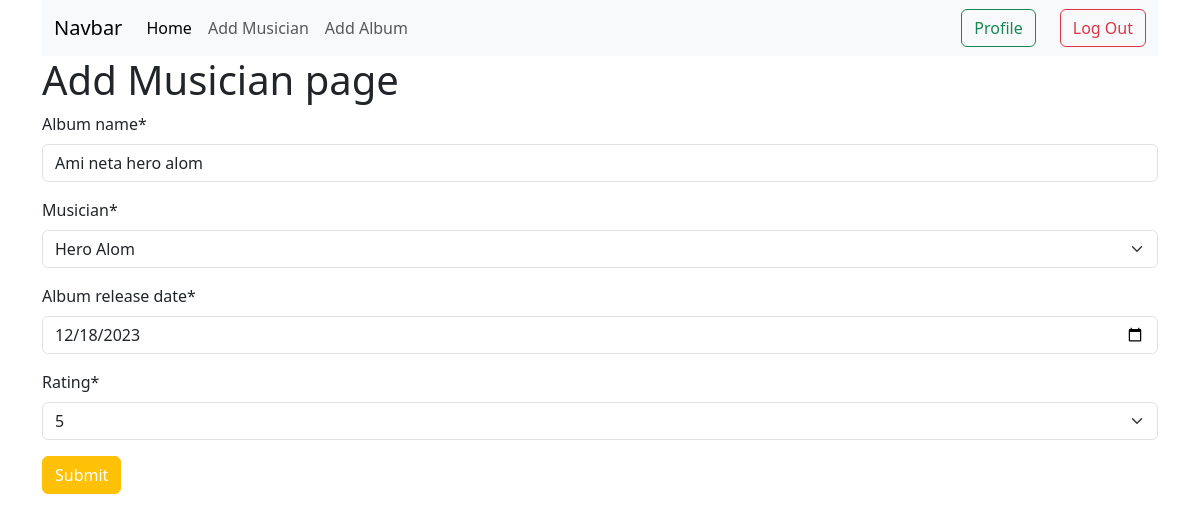
The page /album/edit/1 (signed in) on the database as committed earlier.
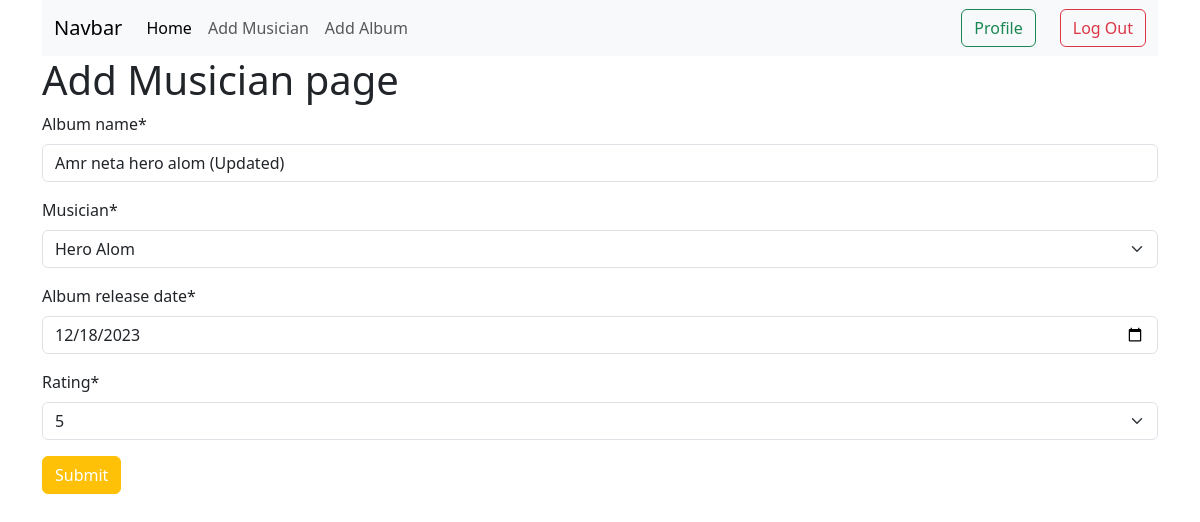
The same page on the database as committed later.
### album/models.py (models this page shows, shortened)
class Album(models.Model):
    album_name = models.CharField(max_length=200)
    musician = models.ForeignKey(Musician, on_delete=models.CASCADE)
    album_release_date = models.DateField()
    rating = models.IntegerField(choices=[(i, str(i)) for i in range(1, 6)])

### album/views.py (the view, shortened to what this page needs)
# urls.py: path('edit/<int:pk>',views.EditAlbumView.as_view(), name='edit_album'),
@method_decorator(login_required, name='dispatch')
class EditAlbumView(UpdateView):
    model = models.Album
    form_class = forms.AlbumForm
    template_name = 'album.html'
    success_url = reverse_lazy('home')

### album/forms.py
class AlbumForm(forms.ModelForm):
    class Meta:
        model = Album
        fields = ['album_name', 'musician', 'album_release_date', 'rating']
        widgets = {
            'album_release_date': forms.DateInput(attrs={'type': 'date'}),
        }

### musician/models.py (called while the page is built)
    def __str__(self):
        return f"{self.first_name} {self.last_name}"

### album/templates/album.html (shortened to what this page needs)
{% extends "base.html" %} {% block content %} {% load static %} {% load crispy_forms_tags %}
<form method="POST" enctype="multipart/form-data">
    <h1>Add Musician page</h1>
    {{ form | crispy }}
    <button type="submit" class="btn btn-warning text-white">Submit</button>
</form>
{% endblock %}

Rows that differ between the two databases and show on the page:
changed Album "Hero Alom": album_name "Ami neta hero alom" → "Amr neta hero alom (Updated)"
